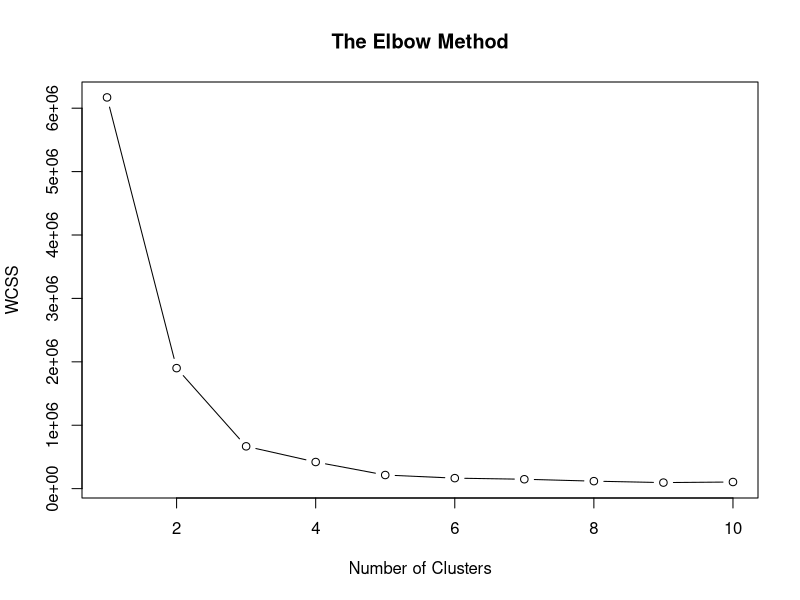
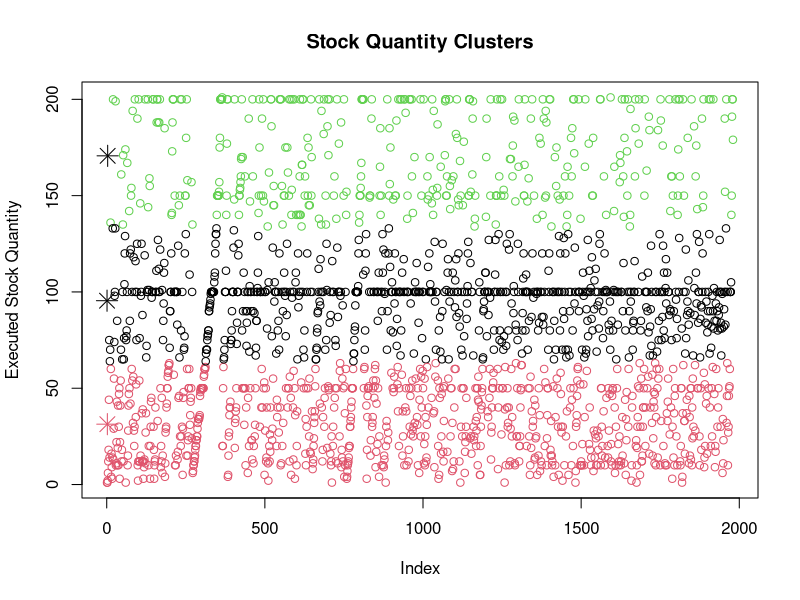

Here is the R script that generated these plots, in order:
# Finding  the outliers  using  KMeans Clustering 


# Reading the dataset
df_trades = read.csv("Trades.csv", header = TRUE)


# Filtering the dataset according  using the selected dataset
selected_stock<- 'ES0158252033'
selected_trades<-subset(df_trades, df_trades$Stock == selected_stock)
selected_trades$ID<- seq.int(nrow(selected_trades))


# Using the Elbow method by considering Within Cluster Sum Squares to find the optimum no of Clusters 
set.seed(10)
wcss <- vector()
for (i in 1:10) wcss[i]<-sum(kmeans(selected_trades$Executed.Qty,i)$withinss)
plot(1:10,wcss, type= "b", main = paste('The Elbow Method'), xlab = "Number of Clusters", ylab = "WCSS")

#Using the elbow method we get 6 as optimal clusters

kmeans <- kmeans(selected_trades$Executed.Qty,3)


# Plot the clusters
plot(selected_trades$Executed.Qty, col=kmeans$cluster , main = paste('Stock Quantity Clusters'),
     xlab = "Index" , ylab = 'Executed Stock Quantity' )



# Plot Cluster Centers
points(kmeans$centers[, 1], col = 1:2, pch = 8, cex = 2) 

# Cluster centers
kmeans$centers[, 1]


# Calculating the  mean
mean.result = mean(selected_trades$Executed.Qty)

#Calculating the Standard deviation
sd.result = sqrt(var(selected_trades$Executed.Qty))

#Upper bound for the outliers
upper = mean.result + 3 *sd.result


library(plyr)

#Separating outliers
outliers<- vector()

for (i in 1:nrow(kmeans$centers)){
  if (kmeans$centers[i] > upper){
    outliers <- c(outliers,i)
  }
}

